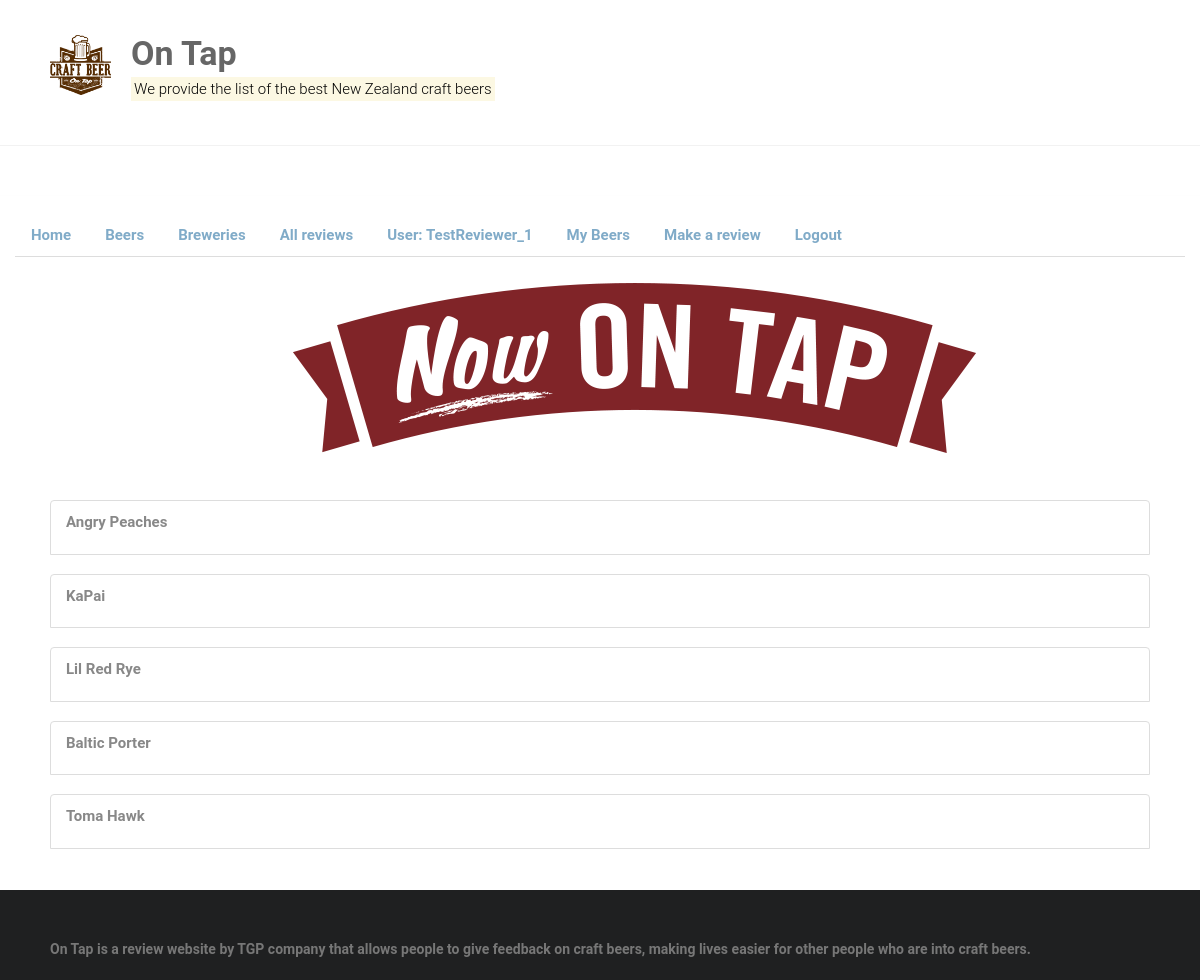
The app's page /home/beers/ (signed in) with its own data.
### home/models.py (models this page shows, shortened)
class Beer(models.Model):
	beer_name = models.CharField(max_length=150)
	brewery_name = models.CharField(max_length=150)
	description = models.TextField()
	Reviewer = models.ForeignKey('Reviewer', on_delete=models.SET_NULL, null=True)

### home/views.py (the view)
# urls.py: path('beers/', views.BeerListView.as_view(), name='beers'),
class BeerListView(LoginRequiredMixin, generic.ListView):
    model = Beer
    paginate_by = 10

### home/templates/home/beer_list.html
{% extends "base.html" %}
{% block content %}
{% load static %}
	<br>
	<div class="container"><center>
		<img src="{% static 'images/logo4.png' %}" alt="my image" class="rounded float-center">
	</div>
    <br>
    {% if beer_list %}
    <ul>
      {% for beer in beer_list %}
	<div class="list-group">
		<a href="{% url 'beer_detail' beer.id %}" class="list-group-item list-group-item-action">
			<p><strong>{{ beer.beer_name|capfirst }}</p>
        </a>
	</div>
      {% endfor %}
      <br>
    </ul>
    {% else %}
      <center><p>-- THERE ARE NO BEERS TO DISPLAY --</p>
    {% endif %}
{% endblock %}

### home/templates/base.html (shortened to what this page needs)
{% load static %}
<html lang="en-US">
    <head>
        <link rel="stylesheet" href="https://maxcdn.bootstrapcdn.com/bootstrap/3.3.7/css/bootstrap.min.css">
        {% load static %}
        <link rel="stylesheet" id="ample-style-css" href="{% static 'style.css' %}" type="text/css" media="all">
        <header>
            <div class="header">
                <div class="main-head-wrap inner-wrap clearfix">
                    <div id="header-logo-image">
                      <img src="{% static 'images/logo3.png' %}" alt="On Tap">
                    </div>
                    <div id="header-text" class="">
                        <h1 id="site-title">
                            <a href="/" title="On Tap" rel="home"><strong>On Tap</a>
                        </h1>
                        <p><mark>We provide the list of the best New Zealand craft beers</p></mark>
                    </div>
                </div>
            </div>
        </header>
    </head>
    <body class="wide">
	  <div class="container-fluid">
        <div class="row">
            <div class="col-sm-12">
              {% block sidebar %}
              <ul class="nav nav-tabs">
                <br><br><br>
				<li class="nav-item">
					<a class="nav-link active" href="{% url 'home' %}">Home</a>
				</li>
				<li class="nav-item">
					<a class="nav-link" href="{% url 'beers' %}">Beers</a>
				</li>
				<li class="nav-item">
					<a class="nav-link" href="{% url 'reviewers' %}">Breweries</a>
				</li>
				<li class="nav-item">
					<a class="nav-link" href="{% url 'all-reviews'%}">All reviews</a>
				</li>
   {% if user.is_authenticated %}
	 <li class="nav-item">
		<a class="nav-link">User: {{ user.get_username }}</a>
	 </li>
	 <li class="nav-item">
		<a class="nav-link" href="{% url 'my-reviewer' %}">My Beers</a>
	 </li>
	 <li class="nav-item">
		<a class="nav-link" href="http://127.0.0.1:8000/admin/home/beerinstance/add/">Make a review</a>
	 </li>
     <li class="nav-item">
		<a class="nav-link" href="{% url 'logout'%}?next={{request.path}}">Logout</a>
	 </li>
   {% else %}
     <li class="nav-item">
		<a class="nav-link" href="{% url 'login'%}?next={{request.path}}">Login</a>
	 </li>
   {% endif %}
    </ul>
              {% endblock %}
            </div>
        <div id="page" class="hfeed site">
            <div class="main-wrapper">
                <div class="single-page clearfix">
                    <div class="inner-wrap">
                        <div>
                          {% block content %}
                          {% endblock %}
                        </div>
                    </div>
                </div>
            </div>
            <footer id="colophon">
                <div class="inner-wrap">
                   On Tap is a review website by TGP company that allows people to give feedback on craft beers, making lives easier for other people who are into craft beers.
                </div>
            </footer>
        </div>
      </div>
    </div>
    </body>
</html>

### static/style.css (style rules this page uses)
html, body, div, span, applet, object, iframe, h1, h2, h3, h4, h5, h6, p, blockquote, pre, a, abbr, acronym, address, big, cite, code, del, dfn, em, font, ins, kbd, q, s, samp, small, strike, strong, sub, sup, tt, var, dl, dt, dd, ol, ul, li, fieldset, form, label, legend, table, caption, tbody, tfoot, thead, tr, th, td { border: 0; font: inherit; font-size: 100%; font-style: inherit; font-weight: inherit; margin: 0; outline: 0; padding: 0; vertical-align: baseline; }
html { overflow-y: scroll; -webkit-text-size-adjust: 100%; -ms-text-size-adjust: 100%; }
article, aside, details, figcaption, figure, footer, header, main, nav, section { display: block; }
h1, h2, h3, h4, h5, h6 { color: #ffffff; line-height: 1.4; padding-bottom: 15px; font-weight: normal; }
h1 { font-size: 30px; }
body, button, input, select, textarea { color: #888888; font-size: 15px; line-height: 1.5; font-family: 'Roboto', sans-serif; font-weight: 300; }
p { color: #888888; font-size: 15px; line-height: 1.5; margin-bottom: 15px; font-weight: 300; }
ul, ol { list-style: none; }
body { background:cccc99; }
strong { font-weight: bold; }
a { color: #80abc8; text-decoration: none; -webkit-transition: 0.25s ease-in-out; -moz-transition: 0.25s ease-in-out; transition: 0.25s ease-in-out; -ms-transition: 0.25s ease-in-out; -o-transition: 0.25s ease-in-out; }
img { max-width: 100%; height: auto; vertical-align: top; margin-bottom: 18px; }
.clearfix:after { visibility: hidden; display: block; font-size: 0; content: " "; clear: both; height: 0; }
.clearfix { display: inline-block; }
.clearfix { display: block; }
body { padding-top: 30px; padding-bottom: 30px; }
body.wide { padding-top: 0; padding-bottom: 0; }
#page { background-color: #ffffff; margin: 0 auto; max-width: 1180px; box-shadow: 0 1px 2px 0 rgba(0, 0, 0, 0.1); }
.wide #page { max-width: 100%; }
.inner-wrap { max-width: 1100px; margin: 0 auto; }
.main-head-wrap { padding: 30px 0; }
.header { border-bottom: 1px solid #f2f2f2; }
#header-logo-image { float: left; padding: 5px 20px 5px 0; max-width: 100%; }
#header-logo-image img { margin-bottom: 0px; max-height: 60px; height: auto; width: auto; }
#header-text { float: left; padding-right: 20px; }
#site-title { padding-bottom: 0; }
#site-title a { color: #666666; font-size: 34px; }
.single-page { margin-top: 50px; }
.single-page p { margin-bottom: 10px; }
#colophon { font-size: 14px; clear: both; color: #777; background-color: #1f2021; overflow: hidden; padding: 50px 0 20px; }
#colophon, #colophon p { font-size: 14px; line-height: 1.4; }

### records on screen
Beer: beer_name "Angry Peaches"
Beer: beer_name "KaPai"
Beer: beer_name "Lil Red Rye"
Beer: beer_name "Baltic Porter"
Beer: beer_name "Toma Hawk"

### other values on screen
{{ user.get_username }} "TestReviewer_1"
